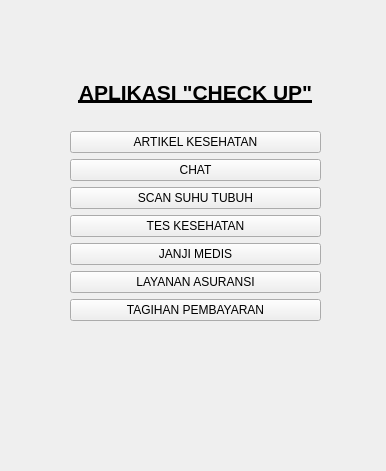
<?xml version="1.0" encoding="UTF-8"?>
<ui version="4.0">
 <class>Form</class>
 <widget class="QWidget" name="Form">
  <property name="geometry">
   <rect>
    <x>0</x>
    <y>0</y>
    <width>386</width>
    <height>471</height>
   </rect>
  </property>
  <property name="windowTitle">
   <string>Form</string>
  </property>
  <widget class="QWidget" name="verticalLayoutWidget">
   <property name="geometry">
    <rect>
     <x>70</x>
     <y>60</y>
     <width>251</width>
     <height>261</height>
    </rect>
   </property>
   <layout class="QVBoxLayout" name="verticalLayout">
    <item>
     <widget class="QLabel" name="judul_label">
      <property name="font">
       <font>
        <pointsize>16</pointsize>
        <weight>75</weight>
        <italic>false</italic>
        <bold>true</bold>
        <underline>true</underline>
        <strikeout>false</strikeout>
       </font>
      </property>
      <property name="text">
       <string>APLIKASI &quot;CHECK UP&quot;</string>
      </property>
      <property name="alignment">
       <set>Qt::AlignCenter</set>
      </property>
     </widget>
    </item>
    <item>
     <widget class="QPushButton" name="artikel_button">
      <property name="text">
       <string>ARTIKEL KESEHATAN</string>
      </property>
     </widget>
    </item>
    <item>
     <widget class="QPushButton" name="chat_button">
      <property name="enabled">
       <bool>true</bool>
      </property>
      <property name="text">
       <string>CHAT</string>
      </property>
     </widget>
    </item>
    <item>
     <widget class="QPushButton" name="scan_button">
      <property name="text">
       <string>SCAN SUHU TUBUH</string>
      </property>
     </widget>
    </item>
    <item>
     <widget class="QPushButton" name="tesLab_button">
      <property name="text">
       <string>TES KESEHATAN</string>
      </property>
     </widget>
    </item>
    <item>
     <widget class="QPushButton" name="janji_button">
      <property name="text">
       <string>JANJI MEDIS</string>
      </property>
     </widget>
    </item>
    <item>
     <widget class="QPushButton" name="asuransi_button">
      <property name="text">
       <string>LAYANAN ASURANSI</string>
      </property>
     </widget>
    </item>
    <item>
     <widget class="QPushButton" name="tagihan_button">
      <property name="text">
       <string>TAGIHAN PEMBAYARAN</string>
      </property>
     </widget>
    </item>
   </layout>
  </widget>
 </widget>
 <resources/>
 <connections/>
</ui>
